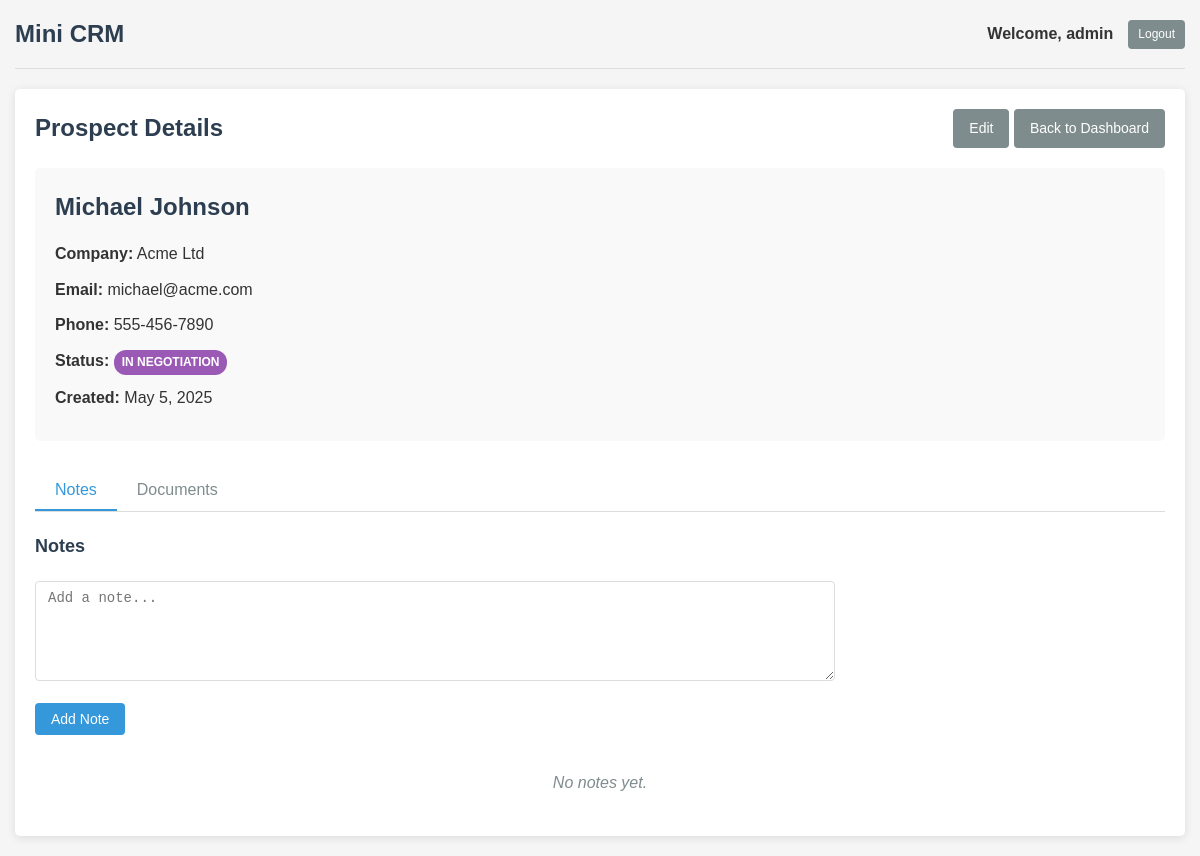
Page /prospect_detail.php?id=3 (signed in) on the committed database.
### tables this page shows
CREATE TABLE
IF NOT EXISTS prospects
(
    id INT AUTO_INCREMENT PRIMARY KEY,
    name VARCHAR
(100) NOT NULL,
    company VARCHAR
(100),
    phone VARCHAR
(20),
    email VARCHAR
(100) NOT NULL,
    status ENUM
('new', 'contacted', 'in negotiation', 'won', 'lost') DEFAULT 'new',
    user_id INT,
    created_at TIMESTAMP DEFAULT CURRENT_TIMESTAMP,
    FOREIGN KEY
(user_id) REFERENCES users
(id) ON
DELETE
SET NULL
);

### config/env.php (called while the page is built, shortened)
<?php
class Env {
    private static $variables = [];
    public static function load($path = '.env') {
        if (!file_exists($path)) {
            return false;
        }
        return true;
    }
    public static function get($name, $default = null) {
        return isset(self::$variables[$name]) ? self::$variables[$name] : $default;
    }
}
?>

### classes/Prospect.php (called while the page is built, shortened)
<?php
require_once 'config/database.php';
class Prospect {
    private $conn;
    private $table = 'prospects';
    public $id;
    public function __construct() {
        $database = new Database();
        $this->conn = $database->connect();
    }
    public function read_single() {
        try {
            $query = "SELECT p.id, p.name, p.company, p.phone, p.email, p.status, p.created_at, p.user_id, u.username
                      FROM " . $this->table . " p
                      LEFT JOIN users u ON p.user_id = u.id
                      WHERE p.id = :id";
            $stmt = $this->conn->prepare($query);
            $stmt->bindParam(':id', $this->id, PDO::PARAM_INT);
            $stmt->execute();
            $row = $stmt->fetch();
            if ($row) {
                $this->name = $row['name'];
                $this->company = $row['company'];
                $this->phone = $row['phone'];
                $this->email = $row['email'];
                $this->status = $row['status'];
                $this->created_at = $row['created_at'];
                return true;
            }
            return false;
        } catch (PDOException $e) {
            echo "Error fetching prospect: " . $e->getMessage();
            return false;
        }
    }
}
?>

### config/database.php (called while the page is built, shortened)
<?php
require_once 'env.php';
class Database
{
    private $host;
    private $username;
    private $password;
    private $database;
    public function __construct()
    {
        $this->host = Env::get('DB_HOST', 'localhost');
        $this->username = Env::get('DB_USERNAME', 'root');
        $this->password = Env::get('DB_PASSWORD', '');
        $this->database = Env::get('DB_DATABASE', 'mini_crm');
    }
    public function connect()
    {
        $this->conn = null;
        try {
            $this->conn = new PDO(
                "mysql:host=" . $this->host . ";dbname=" . $this->database,
                $this->username,
                $this->password
            );
            $this->conn->setAttribute(PDO::ATTR_ERRMODE, PDO::ERRMODE_EXCEPTION);
            $this->conn->setAttribute(PDO::ATTR_DEFAULT_FETCH_MODE, PDO::FETCH_ASSOC);
        } catch (PDOException $e) {
            echo "Connection Error: " . $e->getMessage();
        }
        return $this->conn;
    }
}
?>

### classes/Note.php (called while the page is built, shortened)
<?php
require_once 'config/database.php';
class Note {
    private $conn;
    private $table = 'notes';
    public $prospect_id;
    public function __construct() {
        $database = new Database();
        $this->conn = $database->connect();
    }
    public function read_by_prospect() {
        try {
            $query = "SELECT n.id, n.prospect_id, n.user_id, n.content, n.created_at, u.username
                      FROM " . $this->table . " n
                      LEFT JOIN users u ON n.user_id = u.id
                      WHERE n.prospect_id = :prospect_id
                      ORDER BY n.created_at DESC";
            $stmt = $this->conn->prepare($query);
            $stmt->bindParam(':prospect_id', $this->prospect_id, PDO::PARAM_INT);
            $stmt->execute();
            return $stmt;
        } catch (PDOException $e) {
            echo "Error fetching notes: " . $e->getMessage();
            return false;
        }
    }
}
?>

### prospect_detail.php (the view, shortened to what this page needs)
<?php
require_once 'classes/Prospect.php';
require_once 'classes/Note.php';
$prospect = new Prospect();
$prospect->id = $_GET['id'];
if(!$prospect->read_single()) {
    header('Location: dashboard.php');
    exit;
}
$note = new Note();
$note->prospect_id = $prospect->id;
$notes = $note->read_by_prospect();
?>
<!DOCTYPE html>
<html lang="en">
<head>
    <link rel="stylesheet" href="assets/css/style.css">
</head>
<body>
    <div class="container">
        <?php include 'views/header.php'; ?>
        <div class="content">
            <div class="page-header">
                <h1>Prospect Details</h1>
                <div>
                    <a href="prospect_form.php?id=<?php echo $prospect->id; ?>" class="btn btn-secondary">Edit</a>
                    <a href="dashboard.php" class="btn btn-secondary">Back to Dashboard</a>
                </div>
            </div>
            <div class="prospect-details">
                <div class="prospect-info">
                    <h2><?php echo htmlspecialchars($prospect->name); ?></h2>
                    <p><strong>Company:</strong> <?php echo htmlspecialchars($prospect->company); ?></p>
                    <p><strong>Email:</strong> <?php echo htmlspecialchars($prospect->email); ?></p>
                    <p><strong>Phone:</strong> <?php echo htmlspecialchars($prospect->phone); ?></p>
                    <p><strong>Status:</strong> <span class="status-badge status-<?php echo $prospect->status; ?>"><?php echo ucfirst($prospect->status); ?></span></p>
                    <p><strong>Created:</strong> <?php echo date('F j, Y', strtotime($prospect->created_at)); ?></p>
                </div>
            </div>
            <div class="tabs">
                <div class="tab-header">
                    <button class="tab-btn active" data-tab="notes">Notes</button>
                    <button class="tab-btn" data-tab="documents">Documents</button>
                </div>
                <div class="tab-content">
                    <div class="tab-pane active" id="notes">
                        <div class="section-header">
                            <h3>Notes</h3>
                        </div>
                        <form id="add-note-form" class="form">
                            <div class="form-group">
                                <textarea name="content" placeholder="Add a note..." required></textarea>
                            </div>
                            <div class="form-group">
                                <button type="submit" class="btn btn-primary">Add Note</button>
                            </div>
                        </form>
                        <div id="notes-container">
                            <?php if($notes->rowCount() > 0): ?>
                                <?php while($row = $notes->fetch()): ?>
                                    <div class="note">
                                        <div class="note-header">
                                            <span class="note-author"><?php echo htmlspecialchars($row['username']); ?></span>
                                            <span class="note-date"><?php echo date('M j, Y g:i A', strtotime($row['created_at'])); ?></span>
                                        </div>
                                        <div class="note-content"><?php echo nl2br(htmlspecialchars($row['content'])); ?></div>
                                    </div>
                                <?php endwhile; ?>
                            <?php else: ?>
                                <p class="no-data">No notes yet.</p>
                            <?php endif; ?>
                        </div>
                    </div>
                </div>
            </div>
        </div>
    </div>
</body>
</html>

### assets/css/style.css (style rules this page uses)
* { margin: 0; padding: 0; box-sizing: border-box; }
body { font-family: Arial, sans-serif; line-height: 1.6; color: #333; background-color: #f5f5f5; }
.container { max-width: 1200px; margin: 0 auto; padding: 0 15px; }
.content { background-color: #fff; padding: 20px; border-radius: 5px; box-shadow: 0 2px 10px rgba(0, 0, 0, 0.1); margin-bottom: 20px; }
.page-header { display: flex; justify-content: space-between; align-items: center; margin-bottom: 20px; }
.page-header h1 { font-size: 24px; color: #2c3e50; }
.form { max-width: 800px; }
.form-group { margin-bottom: 15px; }
.form-group input, .form-group select, .form-group textarea { width: 100%; padding: 8px 12px; border: 1px solid #ddd; border-radius: 4px; font-size: 14px; }
.form-group textarea { min-height: 100px; resize: vertical; }
.btn { display: inline-block; padding: 8px 16px; background-color: #3498db; color: #fff; border: none; border-radius: 4px; cursor: pointer; text-decoration: none; font-size: 14px; transition: background-color 0.3s; }
.btn-primary { background-color: #3498db; }
.btn-secondary { background-color: #7f8c8d; }
.status-badge { display: inline-block; padding: 3px 8px; border-radius: 12px; font-size: 12px; font-weight: bold; text-transform: uppercase; }
.status-in.negotiation { background-color: #9b59b6; color: #fff; }
.prospect-details { margin-bottom: 30px; }
.prospect-info { padding: 20px; background-color: #f9f9f9; border-radius: 5px; }
.prospect-info h2 { margin-bottom: 15px; color: #2c3e50; }
.prospect-info p { margin-bottom: 10px; }
.tabs { margin-top: 30px; }
.tab-header { display: flex; border-bottom: 1px solid #ddd; margin-bottom: 20px; }
.tab-btn { padding: 10px 20px; background: none; border: none; cursor: pointer; font-size: 16px; color: #7f8c8d; border-bottom: 2px solid transparent; }
.tab-btn.active { color: #3498db; border-bottom: 2px solid #3498db; }
.tab-pane { display: none; }
.tab-pane.active { display: block; }
.section-header { margin-bottom: 20px; }
.section-header h3 { font-size: 18px; color: #2c3e50; }
.no-data { text-align: center; padding: 20px; color: #7f8c8d; font-style: italic; }

### rows in the picture
prospects: name "Michael Johnson", company "Acme Ltd", email "michael@acme.com", phone "555-456-7890", status "IN NEGOTIATION", created_at "May 5, 2025"

### other values in the picture
$username "admin"
